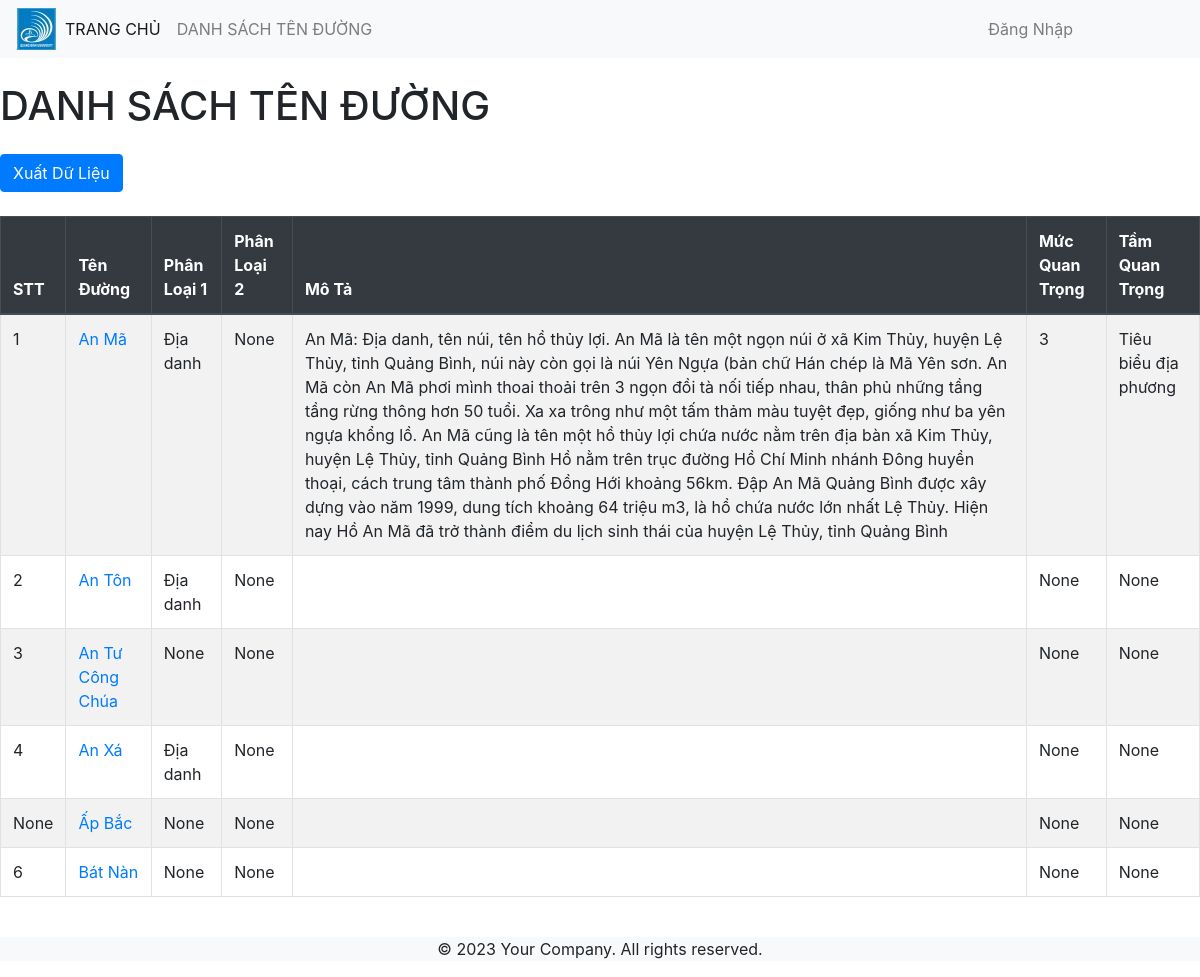
The app's page /street_list/, older data.
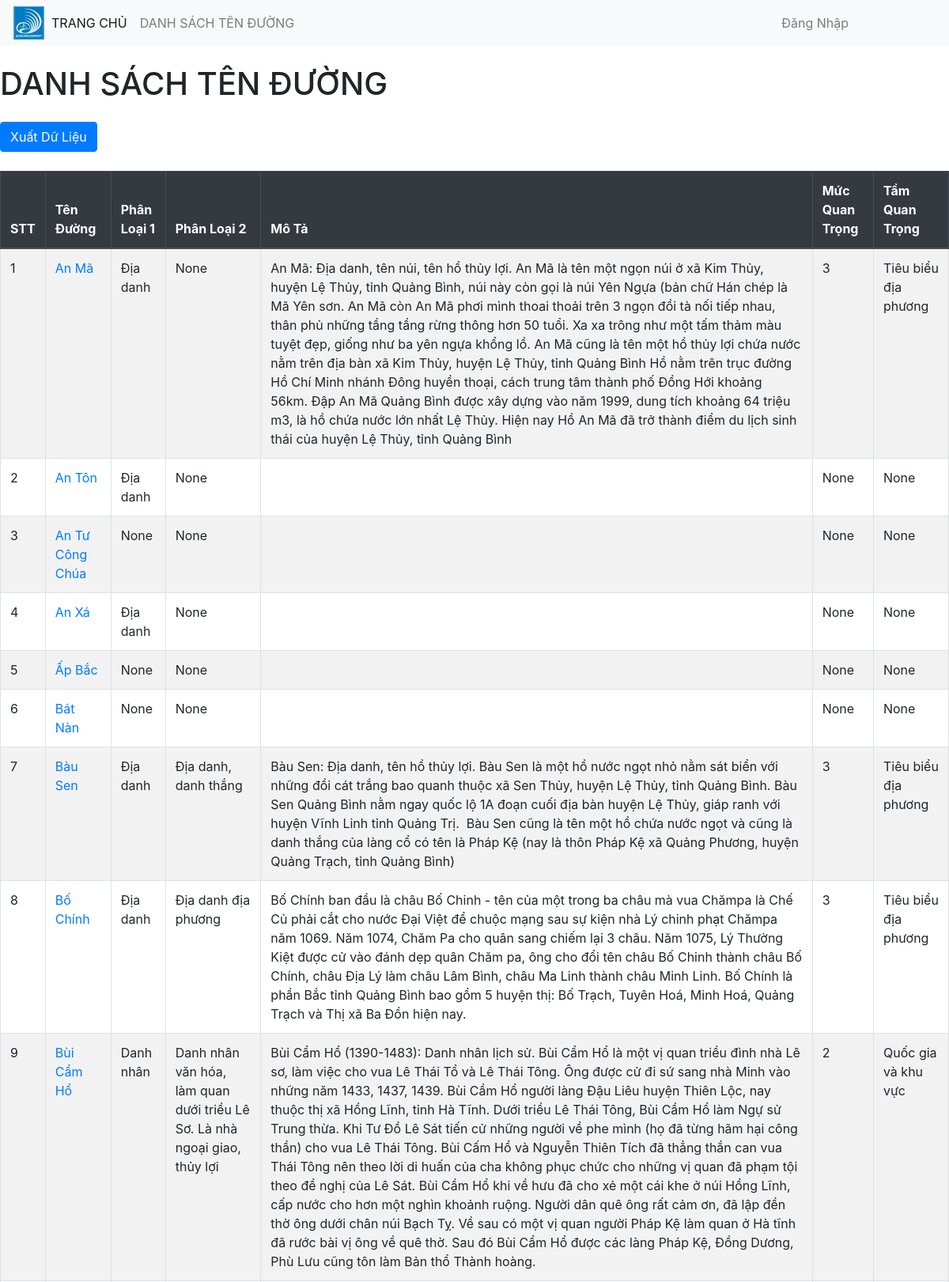
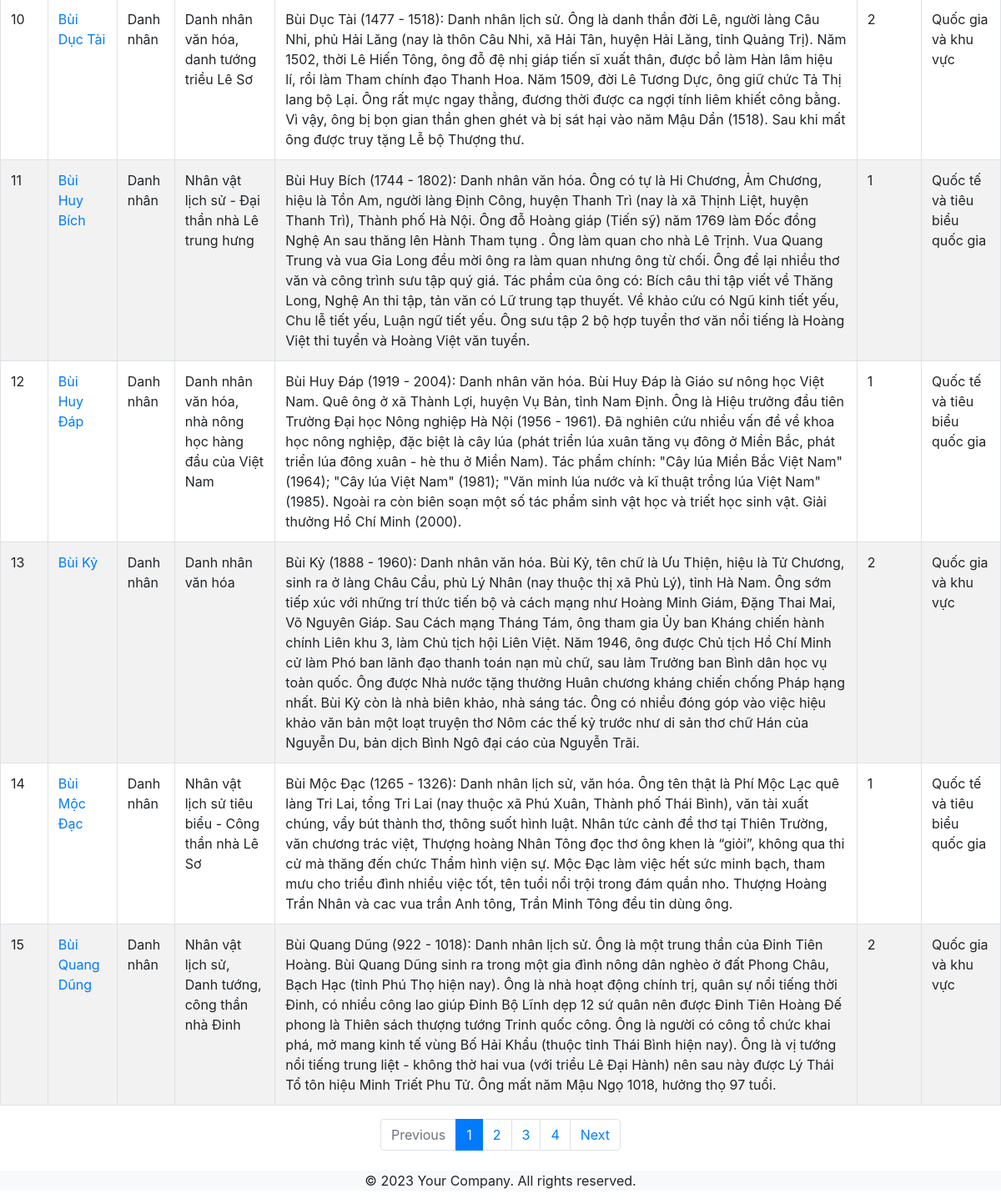
The same page, newer data (2 pictures, top to bottom).
### duong/models.py (models this page shows, shortened)
class Street(models.Model):
    stt = models.IntegerField(blank=True, null=True)
    name = models.CharField(max_length=200)
    category = models.CharField(max_length=200, blank=True, null=True)
    category2 = models.CharField(max_length=200, blank=True, null=True)
    description = models.TextField(blank=True, null=True)
    importance_level = models.CharField(max_length=200, blank=True, null=True)
    significance = models.CharField(max_length=200, blank=True, null=True)
    longitude = models.FloatField(blank=True, null=True)
    latitude = models.FloatField(blank=True, null=True)

### duong/views.py (the view)
# urls.py: path('street_list/', views.street_list, name='street_list'),
def street_list(request):
    streets = Street.objects.all()
    paginator = Paginator(streets, 15)  # Chia dữ liệu thành 15 tên đường mỗi trang
    page_number = request.GET.get('page')
    page_obj = paginator.get_page(page_number)
    context = {
        'streets': streets,
        'page_obj': page_obj
    }
    if request.user.is_authenticated:
        context['user_authenticated'] = True
    return render(request, 'streets/street_list.html', context)

### duong/templates/streets/street_list.html (shortened to what this page needs)
{% extends 'base_generic.html' %}
{% block content %}
  <h1 class="my-4">DANH SÁCH TÊN ĐƯỜNG</h1>
  <div class="mb-3">
      <a href="{% url 'export_streets_xlsx' %}" class="btn btn-primary mb-2">Xuất Dữ Liệu</a>
  </div>
  <div class="table-responsive">
    <table class="table table-striped table-bordered">
      <thead class="thead-dark">
        <tr>
          <th scope="col">STT</th>
          <th scope="col">Tên Đường</th>
          <th scope="col">Phân Loại 1</th>
          <th scope="col">Phân Loại 2</th>
          <th scope="col">Mô Tả</th>
          <th scope="col">Mức Quan Trọng</th>
          <th scope="col">Tầm Quan Trọng</th>
        </tr>
      </thead>
      <tbody>
        {% for street in page_obj %}
          <tr>
            <td>{{ street.stt }}</td>
            <td><a href="{% url 'street_detail' street.pk %}">{{ street.name }}</a></td>
            <td>{{ street.category }}</td>
            <td>{{ street.category2 }}</td>
            <td>{{ street.description }}</td>
            <td>{{ street.importance_level }}</td>
            <td>{{ street.significance }}</td>
          </tr>
        {% endfor %}
      </tbody>
    </table>
  </div>
  {% if page_obj.has_other_pages %}
  <ul class="pagination justify-content-center">
    {% if page_obj.has_previous %}
    <li class="page-item">
      <a class="page-link" href="?page={{ page_obj.previous_page_number }}">Previous</a>
    </li>
    {% else %}
    <li class="page-item disabled">
      <span class="page-link">Previous</span>
    </li>
    {% endif %}
    {% for num in page_obj.paginator.page_range %}
    {% if page_obj.number == num %}
    <li class="page-item active">
      <span class="page-link">{{ num }}</span>
    </li>
    {% else %}
    <li class="page-item">
      <a class="page-link" href="?page={{ num }}">{{ num }}</a>
    </li>
    {% endif %}
    {% endfor %}
    {% if page_obj.has_next %}
    <li class="page-item">
      <a class="page-link" href="?page={{ page_obj.next_page_number }}">Next</a>
    </li>
    {% else %}
    <li class="page-item disabled">
      <span class="page-link">Next</span>
    </li>
    {% endif %}
  </ul>
  {% endif %}
{% endblock %}

### duong/templates/base_generic.html (shortened to what this page needs)
<!doctype html>
<html lang="en">
  <head>
    <link rel="stylesheet" href="https://cdn.jsdelivr.net/npm/bootstrap@4.6.2/dist/css/bootstrap.min.css">
  </head>
  <body>
    <nav class="navbar navbar-expand-lg navbar-light bg-light">
        <span class="logo">
            <img src="/static/logoqb1.jpg" alt="QBU">
        </span>
        <div class="collapse navbar-collapse" id="navbarSupportedContent">
            <ul class="navbar-nav mr-auto">
                <li class="nav-item active">
                    <a class="nav-link" href="{% url 'home' %}">TRANG CHỦ <span class="sr-only">(current)</span></a>
                </li>
                <li class="nav-item">
                    <a class="nav-link" href="{% url 'street_list' %}">DANH SÁCH TÊN ĐƯỜNG</a>
                </li>
                <div style="width: 600px;"></div>
                {% if not user_authenticated %}
                    <li class="nav-item">
                        <a class="nav-link" href="{% url 'login' %}">Đăng Nhập</a>
                    </li>
                {% endif %}
            </ul>
        </div>
    </nav>
    <main>
        {% block content %}
        {% endblock %}
    </main>
    <footer class="footer bg-light mt-4" >
        <div class="container text-center">
            <p>&copy; 2023 Your Company. All rights reserved.</p>
        </div>
    </footer>
  </body>
</html>

Row changes from the older to the newer data that the page shows:
changed Street "Ấp Bắc": stt "None" → "5"
added Street: stt "7", name "Bàu Sen", category "Địa danh", category2 "Địa danh, danh thắng", description "Bàu Sen: Địa danh, tên hồ thủy lợi. Bàu Sen là một hồ nước ngọt nhỏ nằm sát biển với những đồi cát trắng bao quanh thuộc xã Sen Thủy, huyện Lệ Thủy, tỉnh Quảng Bình. Bàu Sen Quảng Bình nằm ngay quốc lộ 1A đoạn cuối địa bàn huyện Lệ Thủy, giáp ranh với huyện Vĩnh Linh tỉnh Quảng Trị. Bàu Sen cũng là tên một hồ chứa nước ngọt và cũng là danh thắng của làng cổ có tên là Pháp Kệ (nay là thôn Pháp Kệ xã Quảng Phương, huyện Quảng Trạch, tỉnh Quảng Bình)", importance_level "3", significance "Tiêu biểu địa phương"
added Street: stt "8", name "Bố Chính", category "Địa danh", category2 "Địa danh địa phương", description "Bố Chính ban đầu là châu Bố Chinh - tên của một trong ba châu mà vua Chămpa là Chế Củ phải cắt cho nước Đại Việt để chuộc mạng sau sự kiện nhà Lý chinh phạt Chămpa năm 1069. Năm 1074, Chăm Pa cho quân sang chiếm lại 3 châu. Năm 1075, Lý Thường Kiệt được cử vào đánh dẹp quân Chăm pa, ông cho đổi tên châu Bố Chinh thành châu Bố Chính, châu Địa Lý làm châu Lâm Bình, châu Ma Linh thành châu Minh Linh. Bố Chính là phần Bắc tỉnh Quảng Bình bao gồm 5 huyện thị: Bố Trạch, Tuyên Hoá, Minh Hoá, Quảng Trạch và Thị xã Ba Đồn hiện nay.", importance_level "3", significance "Tiêu biểu địa phương"
added Street: stt "9", name "Bùi Cẩm Hổ", category "Danh nhân", category2 "Danh nhân văn hóa, làm quan dưới triều Lê Sơ. Là nhà ngoại giao, thủy lợi", description "Bùi Cẩm Hổ (1390-1483): Danh nhân lịch sử. Bùi Cẩm Hổ là một vị quan triều đình nhà Lê sơ, làm việc cho vua Lê Thái Tổ và Lê Thái Tông. Ông được cử đi sứ sang nhà Minh vào những năm 1433, 1437, 1439. Bùi Cầm Hổ người làng Đậu Liêu huyện Thiên Lộc, nay thuộc thị xã Hồng Lĩnh, tỉnh Hà Tĩnh. Dưới triều Lê Thái Tông, Bùi Cầm Hổ làm Ngự sử Trung thừa. Khi Tư Đồ Lê Sát tiến cử những người về phe mình (họ đã từng hãm hại công thần) cho vua Lê Thái Tông. Bùi Cấm Hổ và Nguyễn Thiên Tích đã thẳng thắn can vua Thái Tông nên theo lời di huấn của cha không phục chức cho những vị quan đã phạm tội theo đề nghị của Lê Sát. Bùi Cầm Hổ khi về hưu đã cho xẻ một cái khe ở núi Hồng Lĩnh, cấp nước cho hơn một…", importance_level "2", significance "Quốc gia và khu vực"
added Street: stt "10", name "Bùi Dục Tài", category "Danh nhân", category2 "Danh nhân văn hóa, danh tướng triều Lê Sơ", description "Bùi Dục Tài (1477 - 1518): Danh nhân lịch sử. Ông là danh thần đời Lê, người làng Câu Nhi, phủ Hải Lăng (nay là thôn Câu Nhi, xã Hải Tân, huyện Hải Lăng, tỉnh Quảng Trị). Năm 1502, thời Lê Hiến Tông, ông đỗ đệ nhị giáp tiến sĩ xuất thân, được bổ làm Hàn lâm hiệu lí, rồi làm Tham chính đạo Thanh Hoa. Năm 1509, đời Lê Tương Dực, ông giữ chức Tả Thị lang bộ Lại. Ông rất mực ngay thẳng, đương thời được ca ngợi tính liêm khiết công bằng. Vì vậy, ông bị bọn gian thần ghen ghét và bị sát hại vào năm Mậu Dần (1518). Sau khi mất ông được truy tặng Lễ bộ Thượng thư.", importance_level "2", significance "Quốc gia và khu vực"
added Street: stt "11", name "Bùi Huy Bích", category "Danh nhân", category2 "Nhân vật lịch sử - Đại thần nhà Lê trung hưng", description "Bùi Huy Bích (1744 - 1802): Danh nhân văn hóa. Ông có tự là Hi Chương, Ảm Chương, hiệu là Tồn Am, người làng Định Công, huyện Thanh Trì (nay là xã Thịnh Liệt, huyện Thanh Trì), Thành phố Hà Nội. Ông đỗ Hoàng giáp (Tiến sỹ) năm 1769 làm Đốc đồng Nghệ An sau thăng lên Hành Tham tụng . Ông làm quan cho nhà Lê Trịnh. Vua Quang Trung và vua Gia Long đều mời ông ra làm quan nhưng ông từ chối. Ông để lại nhiều thơ văn và công trình sưu tập quý giá. Tác phẩm của ông có: Bích câu thi tập viết về Thăng Long, Nghệ An thi tập, tản văn có Lữ trung tạp thuyết. Về khảo cứu có Ngũ kinh tiết yếu, Chu lễ tiết yếu, Luận ngữ tiết yếu. Ông sưu tập 2 bộ hợp tuyển thơ văn nổi tiếng là Hoàng Việt thi tuyển và…", importance_level "1", significance "Quốc tế và tiêu biểu quốc gia"
added Street: stt "12", name "Bùi Huy Đáp", category "Danh nhân", category2 "Danh nhân văn hóa, nhà nông học hàng đầu của Việt Nam", description "Bùi Huy Đáp (1919 - 2004): Danh nhân văn hóa. Bùi Huy Đáp là Giáo sư nông học Việt Nam. Quê ông ở xã Thành Lợi, huyện Vụ Bản, tỉnh Nam Định. Ông là Hiệu trưởng đầu tiên Trường Đại học Nông nghiệp Hà Nội (1956 - 1961). Đã nghiên cứu nhiều vấn đề về khoa học nông nghiệp, đặc biệt là cây lúa (phát triển lúa xuân tăng vụ đông ở Miền Bắc, phát triển lúa đông xuân - hè thu ở Miền Nam). Tác phẩm chính: \"Cây lúa Miền Bắc Việt Nam\" (1964); \"Cây lúa Việt Nam\" (1981); \"Văn minh lúa nước và kĩ thuật trồng lúa Việt Nam\" (1985). Ngoài ra còn biên soạn một số tác phẩm sinh vật học và triết học sinh vật. Giải thưởng Hồ Chí Minh (2000).", importance_level "1", significance "Quốc tế và tiêu biểu quốc gia"
added Street: stt "13", name "Bùi Kỷ", category "Danh nhân", category2 "Danh nhân văn hóa", description "Bùi Kỷ (1888 - 1960): Danh nhân văn hóa. Bùi Kỷ, tên chữ là Ưu Thiện, hiệu là Tử Chương, sinh ra ở làng Châu Cầu, phủ Lý Nhân (nay thuộc thị xã Phủ Lý), tỉnh Hà Nam. Ông sớm tiếp xúc với những trí thức tiến bộ và cách mạng như Hoàng Minh Giám, Đặng Thai Mai, Võ Nguyên Giáp. Sau Cách mạng Tháng Tám, ông tham gia Ủy ban Kháng chiến hành chính Liên khu 3, làm Chủ tịch hội Liên Việt. Năm 1946, ông được Chủ tịch Hồ Chí Minh cử làm Phó ban lãnh đạo thanh toán nạn mù chữ, sau làm Trưởng ban Bình dân học vụ toàn quốc. Ông được Nhà nước tặng thưởng Huân chương kháng chiến chống Pháp hạng nhất. Bùi Kỷ còn là nhà biên khảo, nhà sáng tác. Ông có nhiều đóng góp vào việc hiệu khảo văn bản một loạt truyện…", importance_level "2", significance "Quốc gia và khu vực"
added Street: stt "14", name "Bùi Mộc Đạc", category "Danh nhân", category2 "Nhân vật lịch sử tiêu biểu - Công thần nhà Lê Sơ", description "Bùi Mộc Đạc (1265 - 1326): Danh nhân lịch sử, văn hóa. Ông tên thật là Phí Mộc Lạc quê làng Tri Lai, tổng Tri Lai (nay thuộc xã Phú Xuân, Thành phố Thái Bình), văn tài xuất chúng, vẩy bút thành thơ, thông suốt hình luật. Nhân tức cảnh đề thơ tại Thiên Trường, văn chương trác việt, Thượng hoàng Nhân Tông đọc thơ ông khen là “giỏi”, không qua thi cử mà thăng đến chức Thẩm hình viện sự. Mộc Đạc làm việc hết sức minh bạch, tham mưu cho triều đình nhiều việc tốt, tên tuổi nổi trội trong đám quần nho. Thượng Hoàng Trần Nhân và cac vua trần Anh tông, Trần Minh Tông đều tin dùng ông.", importance_level "1", significance "Quốc tế và tiêu biểu quốc gia"
added Street: stt "15", name "Bùi Quang Dũng", category "Danh nhân", category2 "Nhân vật lịch sử, Danh tướng, công thần nhà Đinh", description "Bùi Quang Dũng (922 - 1018): Danh nhân lịch sử. Ông là một trung thần của Đinh Tiên Hoàng. Bùi Quang Dũng sinh ra trong một gia đình nông dân nghèo ở đất Phong Châu, Bạch Hạc (tỉnh Phú Thọ hiện nay). Ông là nhà hoạt động chính trị, quân sự nổi tiếng thời Đinh, có nhiều công lao giúp Đinh Bộ Lĩnh dẹp 12 sứ quân nên được Đinh Tiên Hoàng Đế phong là Thiên sách thượng tướng Trinh quốc công. Ông là người có công tổ chức khai phá, mở mang kinh tế vùng Bố Hải Khẩu (thuộc tỉnh Thái Bình hiện nay). Ông là vị tướng nổi tiếng trung liệt - không thờ hai vua (với triều Lê Đại Hành) nên sau này được Lý Thái Tổ tôn hiệu Minh Triết Phu Tử. Ông mất năm Mậu Ngọ 1018, hưởng thọ 97 tuổi.", importance_level "2", significance "Quốc gia và khu vực"
Text that changed along with them:
text now shown: "Previous Next"
new list line: "1"
new list line: "2"
new list line: "3"
new list line: "4"
